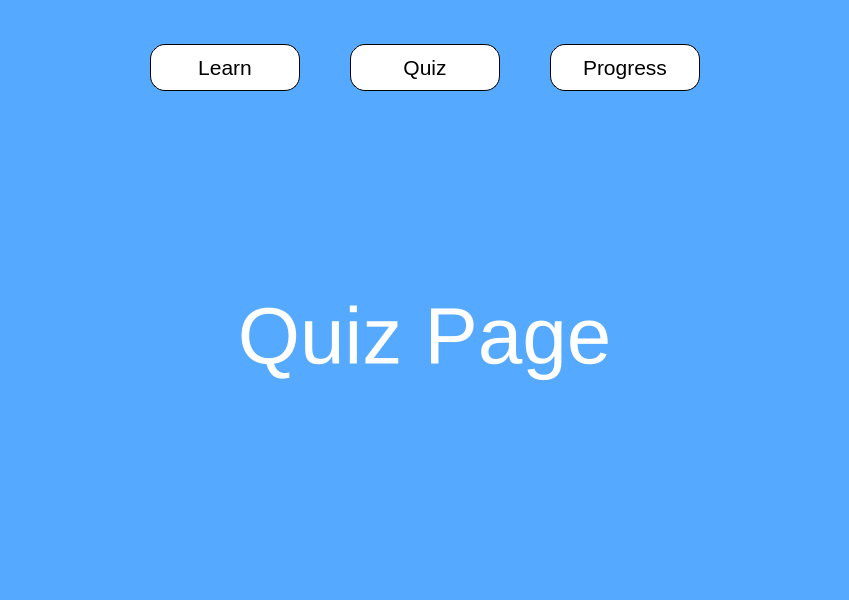
<?xml version="1.0" encoding="UTF-8"?>
<ui version="4.0">
 <class>LearnPage</class>
 <widget class="QMainWindow" name="LearnPage">
  <property name="geometry">
   <rect>
    <x>0</x>
    <y>0</y>
    <width>849</width>
    <height>600</height>
   </rect>
  </property>
  <property name="minimumSize">
   <size>
    <width>800</width>
    <height>600</height>
   </size>
  </property>
  <property name="windowTitle">
   <string>MusGator</string>
  </property>
  <property name="styleSheet">
   <string notr="true">background-color: rgb(85, 170, 255);</string>
  </property>
  <widget class="QWidget" name="centralwidget">
   <layout class="QGridLayout" name="gridLayout">
    <item row="0" column="0">
     <layout class="QVBoxLayout" name="pageLayout" stretch="1,5">
      <property name="leftMargin">
       <number>15</number>
      </property>
      <property name="topMargin">
       <number>15</number>
      </property>
      <property name="rightMargin">
       <number>15</number>
      </property>
      <property name="bottomMargin">
       <number>15</number>
      </property>
      <item>
       <layout class="QHBoxLayout" name="buttonsLayout" stretch="1,1,0,1,0,1,1">
        <property name="spacing">
         <number>0</number>
        </property>
        <property name="leftMargin">
         <number>0</number>
        </property>
        <property name="topMargin">
         <number>20</number>
        </property>
        <property name="rightMargin">
         <number>0</number>
        </property>
        <property name="bottomMargin">
         <number>20</number>
        </property>
        <item>
         <spacer name="horizontalSpacer_3">
          <property name="orientation">
           <enum>Qt::Horizontal</enum>
          </property>
          <property name="sizeHint" stdset="0">
           <size>
            <width>40</width>
            <height>20</height>
           </size>
          </property>
         </spacer>
        </item>
        <item>
         <widget class="QPushButton" name="learnButton">
          <property name="sizePolicy">
           <sizepolicy hsizetype="Minimum" vsizetype="Minimum">
            <horstretch>0</horstretch>
            <verstretch>0</verstretch>
           </sizepolicy>
          </property>
          <property name="minimumSize">
           <size>
            <width>150</width>
            <height>40</height>
           </size>
          </property>
          <property name="maximumSize">
           <size>
            <width>300</width>
            <height>60</height>
           </size>
          </property>
          <property name="font">
           <font>
            <family>Arial</family>
            <pointsize>16</pointsize>
           </font>
          </property>
          <property name="styleSheet">
           <string notr="true">background-color: rgb(255, 255, 255);
border: 1px solid black;
border-radius: 15%;</string>
          </property>
          <property name="text">
           <string>Learn</string>
          </property>
         </widget>
        </item>
        <item>
         <spacer name="horizontalSpacer">
          <property name="orientation">
           <enum>Qt::Horizontal</enum>
          </property>
          <property name="sizeHint" stdset="0">
           <size>
            <width>50</width>
            <height>20</height>
           </size>
          </property>
         </spacer>
        </item>
        <item>
         <widget class="QPushButton" name="quizButton">
          <property name="sizePolicy">
           <sizepolicy hsizetype="Minimum" vsizetype="Minimum">
            <horstretch>0</horstretch>
            <verstretch>0</verstretch>
           </sizepolicy>
          </property>
          <property name="minimumSize">
           <size>
            <width>150</width>
            <height>40</height>
           </size>
          </property>
          <property name="maximumSize">
           <size>
            <width>300</width>
            <height>60</height>
           </size>
          </property>
          <property name="font">
           <font>
            <family>Arial</family>
            <pointsize>16</pointsize>
           </font>
          </property>
          <property name="styleSheet">
           <string notr="true">background-color: rgb(255, 255, 255);
border: 1px solid black;
border-radius: 15%;</string>
          </property>
          <property name="text">
           <string>Quiz</string>
          </property>
         </widget>
        </item>
        <item>
         <spacer name="horizontalSpacer_2">
          <property name="orientation">
           <enum>Qt::Horizontal</enum>
          </property>
          <property name="sizeHint" stdset="0">
           <size>
            <width>50</width>
            <height>20</height>
           </size>
          </property>
         </spacer>
        </item>
        <item>
         <widget class="QPushButton" name="progressButton">
          <property name="sizePolicy">
           <sizepolicy hsizetype="Minimum" vsizetype="Minimum">
            <horstretch>0</horstretch>
            <verstretch>0</verstretch>
           </sizepolicy>
          </property>
          <property name="minimumSize">
           <size>
            <width>150</width>
            <height>40</height>
           </size>
          </property>
          <property name="maximumSize">
           <size>
            <width>300</width>
            <height>60</height>
           </size>
          </property>
          <property name="font">
           <font>
            <family>Arial</family>
            <pointsize>16</pointsize>
           </font>
          </property>
          <property name="styleSheet">
           <string notr="true">background-color: rgb(255, 255, 255);
border: 1px solid black;
border-radius: 15%;</string>
          </property>
          <property name="text">
           <string>Progress</string>
          </property>
         </widget>
        </item>
        <item>
         <spacer name="horizontalSpacer_4">
          <property name="orientation">
           <enum>Qt::Horizontal</enum>
          </property>
          <property name="sizeHint" stdset="0">
           <size>
            <width>40</width>
            <height>20</height>
           </size>
          </property>
         </spacer>
        </item>
       </layout>
      </item>
      <item>
       <widget class="QLabel" name="label">
        <property name="font">
         <font>
          <family>Arial</family>
          <pointsize>60</pointsize>
         </font>
        </property>
        <property name="styleSheet">
         <string notr="true">color: rgb(255, 255, 255);</string>
        </property>
        <property name="text">
         <string>Quiz Page</string>
        </property>
        <property name="alignment">
         <set>Qt::AlignCenter</set>
        </property>
       </widget>
      </item>
     </layout>
    </item>
   </layout>
  </widget>
  <widget class="QMenuBar" name="menubar">
   <property name="geometry">
    <rect>
     <x>0</x>
     <y>0</y>
     <width>849</width>
     <height>22</height>
    </rect>
   </property>
  </widget>
  <widget class="QStatusBar" name="statusbar"/>
 </widget>
 <resources/>
 <connections/>
</ui>
